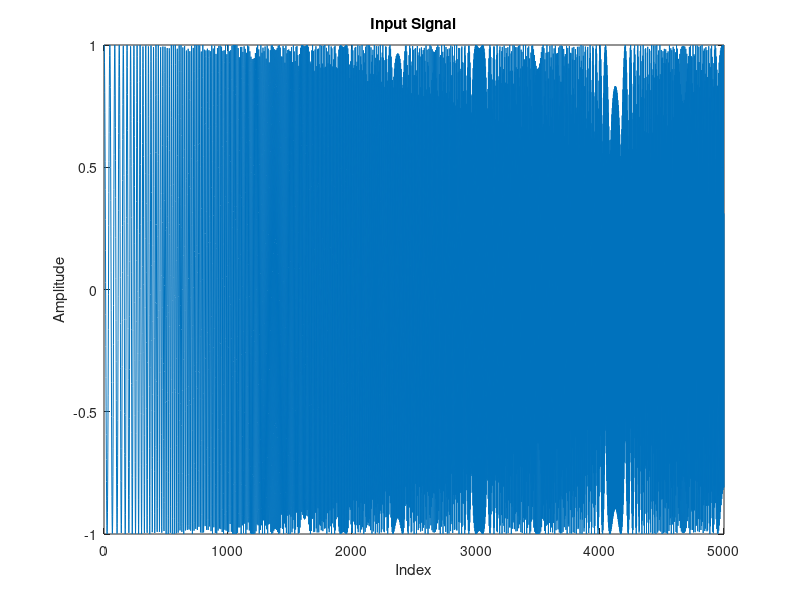
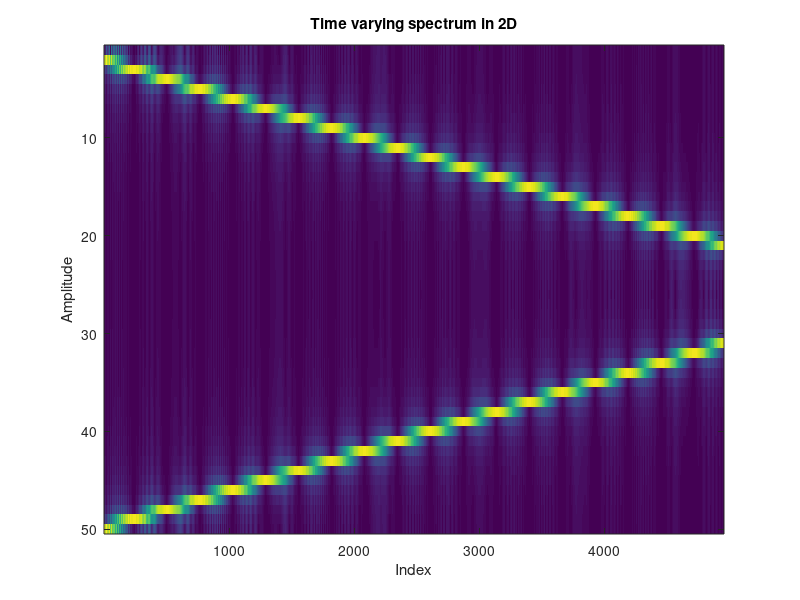
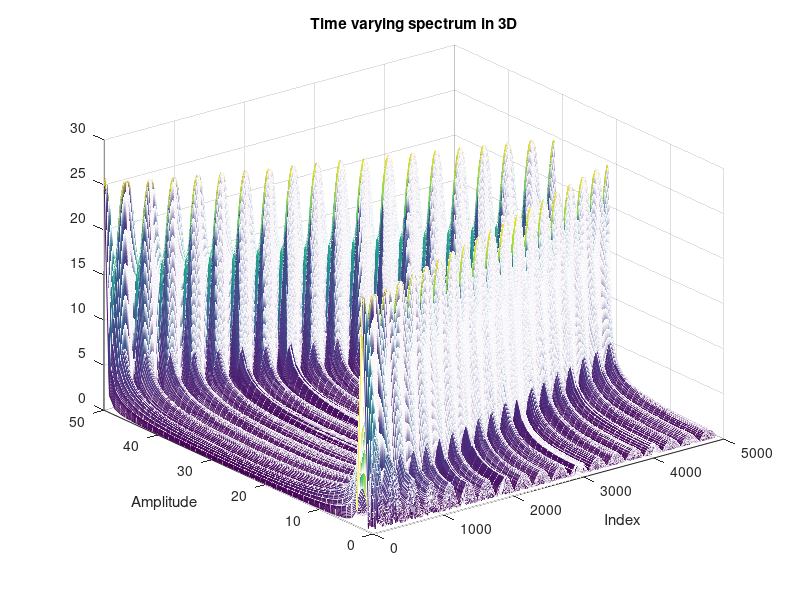
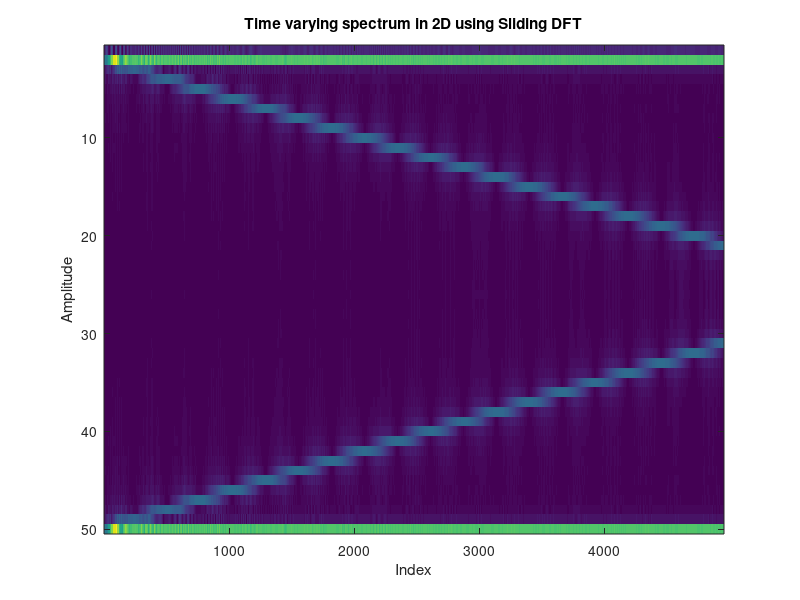

These figures' MATLAB source, in order:
%% Digital Signal Processing |[Lab-7]|                                       
% * Authors: _Kshitij Srivastava(1510110200)_ and _Nilambar Saha(partner)(1510110246)_
% * Lab Instructor: _Dr. Ravi Kant Saini_   
%% Objective: 
% Time-Frequecy analysis and Sliding DFT (In this lab we found the time 
% frequency analysis of a sequence by dividing into the blocks and we
% uing DFT to compute indicidual blocks. In the sliding DFT, we use compute
% the first DFT by normal DFT and compute futher DFT of blocks by 
% subtracting and multiplication)
%% Program: 
clc;
clear all;
close all;

% * |*Matlab Commands for finding the input from the equation*|
num_samples=10/(1/500);%total time of sample divided by time for one sample
w0=2*pi*10;% Finding the angular frequency of the sweeping frequency f0
w1=2*pi*200;% Finding the angular frequency of the sweeping frequency f1

k=(w1-w0)/10; % Rate in the change in the digital frequency

i=1;
for n=0:1/500:10-(1/500)
    phase= (k*n*n*0.5) + (w0*n) ;%Finding the phase
    x(i)=cos(phase); %Finding the input signal
    i=i+1;%variable for the index
end

%%
% * |*Matlab Commands for dividing the total signal into blocks*|
no_blocks=0.1/(1/500); % Finding the total number of blocks
no_overlap=no_blocks*0.98; % Finding the overlapped blocks

input_block=zeros(50,5000-50+1);%  matrix of 51x4951 for input blocks
for i=1:4951
    block=x(i:i+49);% Selecting i to i+49 elements of input x
    input_block(:,i)=block;%Placing the block in the matrix's ith column
end

%%
% * |*Matlab Commands computing the DFT of block matrix*|
output_block=zeros(50,5000-50+1);% Creating a output matrix for input blocks
 j=1;
 for i=1:4951
     block=input_block(:,i);
     fft_block=fft(block);%Finding the DFT of the block input
    output_block(:,i)=fft_block;%Placing DFT output in the block output
 end
 
 output_block_abs=abs(output_block);%Finding the absolute values of output
 %matrix
 
 %%
 
 % * |*Matlab Commands for Sliding DFT*|
 out_block_sliding=zeros(50,4951);%Output matrix of sliding DFT
multipli_term=zeros(1,50);% Initializing multiplication term to zero
subtract_term=zeros(1,50);%Initializing Subtraction term to zero

for k=0:49 % making of multiplication term with k from 0 to 49
    multipli_term(k+1)=exp((2*pi*k*1i)/50);
end

X_block=zeros(1,50);
for i=1:4951
    if i==1 % For first block
        X_block=fft(x(1:50));%Finding The DFT of the first Block
        out_block_sliding(:,i)=X_block; %placing the 1st block in 1st column
    else % Fir blocks other than the first
    subtract=-x(i-1)+x(50+i-1);%Subtraction of first and addition of new term
    for j=1:50
        subtract_term(j)=subtract;%Making of subract term
    end    
    X_block= (X_block-subtract_term).* multipli_term;
    %New X_block term is made from subtraction of X_block from subtract
    %term and element by element multiplication with multiplication term
    out_block_sliding(:,i)=X_block;%Storing the X_block in the ith column     
            
    end
end

out_block_sliding_abs=abs(out_block_sliding);% Finding the absolute of the 
%out_block_sliding matrix 
 
%% Results:
% * |*Plot for the Question No 1a-The input signal *|
figure;plot(x);
title('Input Signal');xlabel('Index');ylabel('Amplitude');

%%
% * |*Plot for the Question No 1d-The time varying spectrum in 2D*|
figure;imagesc(output_block_abs);
title('Time varying spectrum in 2D');xlabel('Index');ylabel('Amplitude');

%%
% * |*Plot for the Question No 1e-The time varying spectrum in 3D*|
figure;mesh(output_block_abs)
title('Time varying spectrum in 3D');xlabel('Index');ylabel('Amplitude');

%%
% * |*Question No 2-The time varying spectrum in 2D using sliding DFT *|
figure;imagesc(out_block_sliding_abs);
title('Time varying spectrum in 2D using Sliding DFT');
xlabel('Index');ylabel('Amplitude');

%%
% * |*Question No 2-The time varying spectrum in 3D using sliding DFT *|
figure;mesh(output_block_abs);
title('Time varying spectrum in 3D using sliding DFT');
xlabel('Index');ylabel('Amplitude');

%%
% * |*Question No 3-Saving in the number of multiplications*|

%multiplication in the time frequecy response is 4951*50*50= 12377500
%As square(N) is the time complexity of finding DFT

%total Multiplication in the the sliding DFT is 4951*50= 247550
% N is the time complexity of finding the DFT

%So total savings is 12129950

%%
